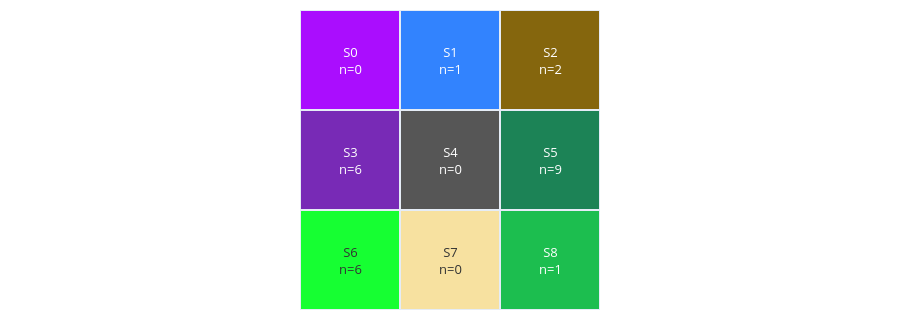
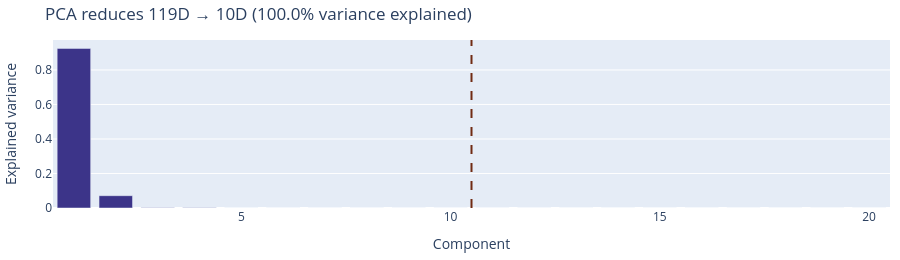

Here is the notebook cell these charts were saved with, in order:
### Code cell
kairo.plot_state_grid(result.states).show()
kairo.plot_pca_variance(result.pca).show()

### Figure 1 — Plotly figure (JSON) as saved in the notebook; plotly's stock layout.template omitted (floating-point values rounded to 4 significant figures)
{"data": [{"colorscale": [[0, "#AA0DFE"], [0.125, "#3283FE"], [0.25, "#85660D"], [0.375, "#782AB6"], [0.5, "#565656"], [0.625, "#1C8356"], [0.75, "#16FF32"], [0.875, "#F7E1A0"], [1, "#1CBE4F"]], "hoverinfo": "text", "showscale": false, "text": [["S0<br>dominant: —<br>n=0", "S1<br>dominant: —<br>n=1", "S2<br>dominant: —<br>n=2"], ["S3<br>dominant: —<br>n=6", "S4<br>dominant: —<br>n=0", "S5<br>dominant: —<br>n=9"], ["S6<br>dominant: —<br>n=6", "S7<br>dominant: —<br>n=0", "S8<br>dominant: —<br>n=1"]], "type": "heatmap", "xgap": 2, "ygap": 2, "z": [[0, 1, 2], [3, 4, 5], [6, 7, 8]]}], "layout": {"annotations": [{"font": {"color": "#FFFFFF", "size": 13}, "showarrow": false, "text": "S0<br>n=0", "x": 0, "xref": "x", "y": 0, "yref": "y"}, {"font": {"color": "#FFFFFF", "size": 13}, "showarrow": false, "text": "S1<br>n=1", "x": 1, "xref": "x", "y": 0, "yref": "y"}, {"font": {"color": "#FFFFFF", "size": 13}, "showarrow": false, "text": "S2<br>n=2", "x": 2, "xref": "x", "y": 0, "yref": "y"}, {"font": {"color": "#FFFFFF", "size": 13}, "showarrow": false, "text": "S3<br>n=6", "x": 0, "xref": "x", "y": 1, "yref": "y"}, {"font": {"color": "#FFFFFF", "size": 13}, "showarrow": false, "text": "S4<br>n=0", "x": 1, "xref": "x", "y": 1, "yref": "y"}, {"font": {"color": "#FFFFFF", "size": 13}, "showarrow": false, "text": "S5<br>n=9", "x": 2, "xref": "x", "y": 1, "yref": "y"}, {"font": {"color": "#333333", "size": 13}, "showarrow": false, "text": "S6<br>n=6", "x": 0, "xref": "x", "y": 2, "yref": "y"}, {"font": {"color": "#333333", "size": 13}, "showarrow": false, "text": "S7<br>n=0", "x": 1, "xref": "x", "y": 2, "yref": "y"}, {"font": {"color": "#FFFFFF", "size": 13}, "showarrow": false, "text": "S8<br>n=1", "x": 2, "xref": "x", "y": 2, "yref": "y"}], "height": 320, "margin": {"b": 10, "l": 10, "r": 10, "t": 10}, "title": {"text": ""}, "xaxis": {"constrain": "domain", "scaleanchor": "y", "visible": false}, "yaxis": {"autorange": "reversed", "visible": false}}}

### Figure 2 — Plotly figure (JSON) as saved in the notebook; plotly's stock layout.template omitted (floating-point values rounded to 4 significant figures)
{"data": [{"hovertemplate": "PC%{x}<br>ratio=%{y:.3f}<extra></extra>", "marker": {"color": "#3C3489"}, "type": "bar", "x": [1, 2, 3, 4, 5, 6, 7, 8, 9, 10, 11, 12, 13, 14, 15, 16, 17, 18, 19, 20], "y": [0.9248, 0.07132, 0.001213, 0.001015, 0.0005068, 0.0003514, 0.0003294, 0.0001607, 8.627e-05, 6.656e-05, 5.025e-05, 4.353e-05, 1.299e-05, 9.882e-06, 7.798e-06, 4.34e-06, 2.958e-06, 2.227e-06, 6.566e-07, 5.278e-07]}], "layout": {"height": 260, "margin": {"b": 10, "l": 10, "r": 10, "t": 40}, "shapes": [{"line": {"color": "#712B13", "dash": "dash", "width": 2}, "type": "line", "x0": 10.5, "x1": 10.5, "xref": "x", "y0": 0, "y1": 1, "yref": "y domain"}], "title": {"text": "PCA reduces 119D → 10D (100.0% variance explained)"}, "xaxis": {"title": {"text": "Component"}}, "yaxis": {"title": {"text": "Explained variance"}}}}
